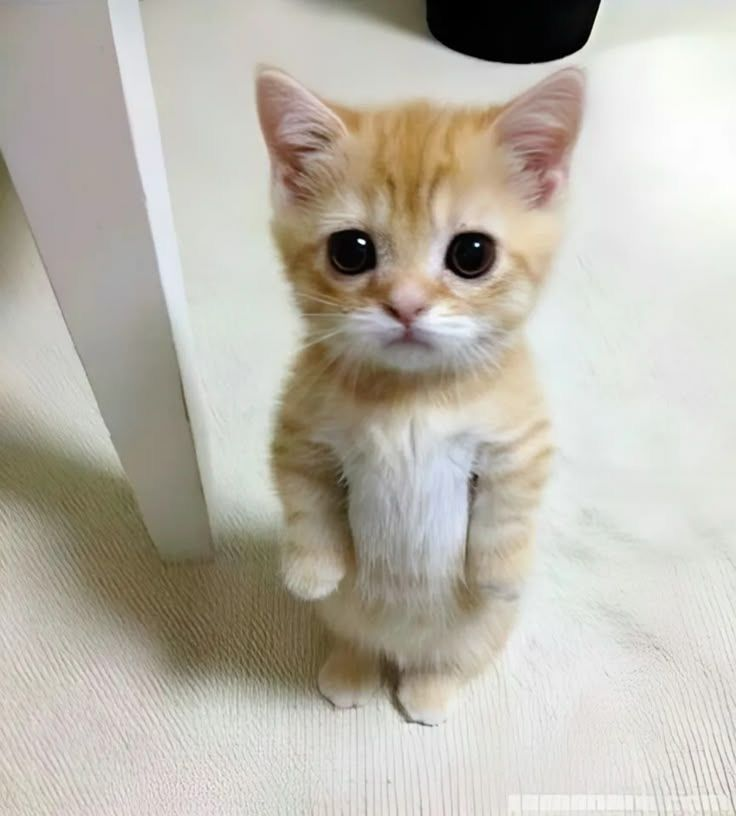
#> input picture kucing.jpg, 736 x 816 px
$ python roberts_edge_detection.py kucing.jpg
#> lines starting #> are read from the running program, lines starting #| are printed output that depends on the picture
#> in main, img is the input picture: shape (816, 736, 3); mean R, G, B 187, 182.4, 171.9


import sys
import os
import imageio.v2 as imageio
import numpy as np
import matplotlib.pyplot as plt


def rgb2gray(img):
    if img.ndim == 2:
        return img.astype(float)
    r, g, b = img[...,0], img[...,1], img[...,2]
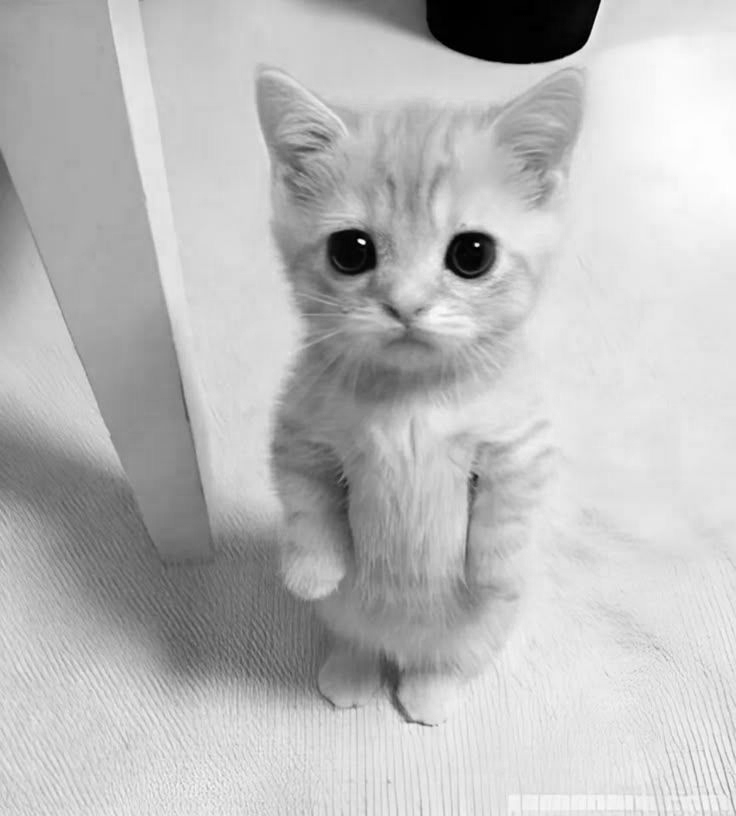
#> r: shape (816, 736); min 0, max 255, mean 187
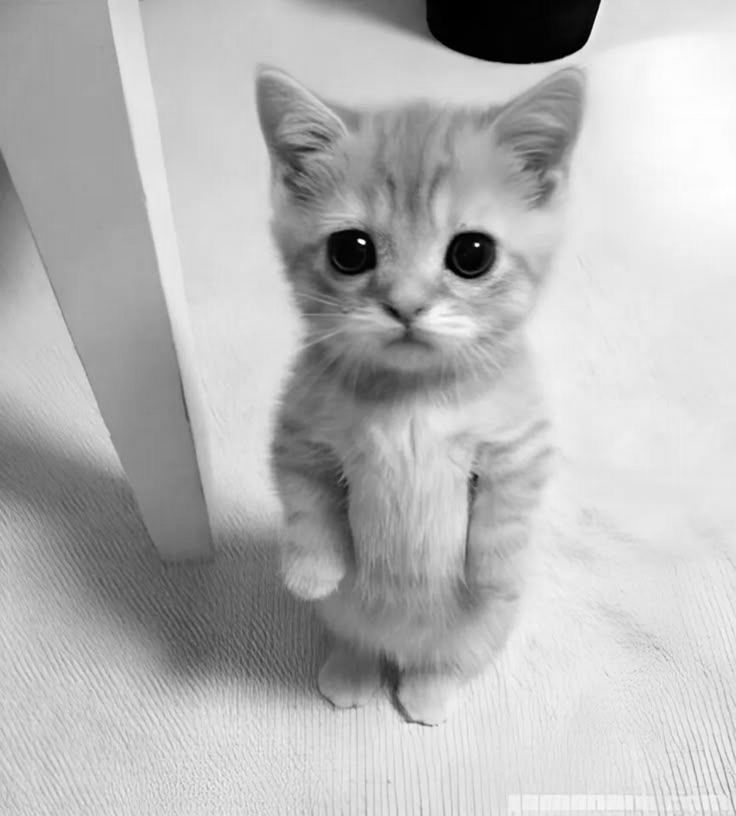
#> g: shape (816, 736); min 0, max 255, mean 182.4
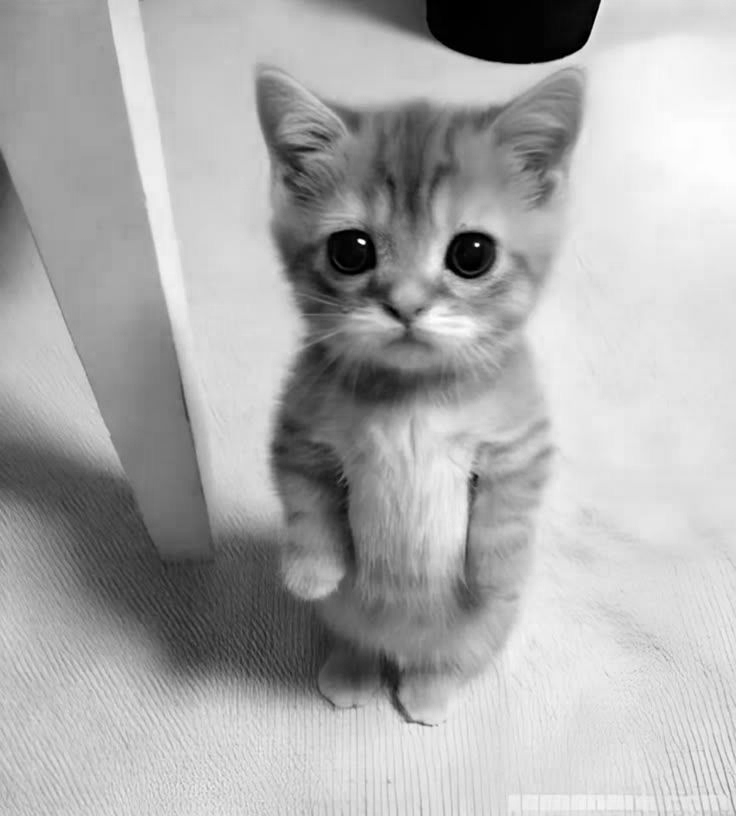
#> b: shape (816, 736); min 0, max 255, mean 171.9
    return (0.2989*r + 0.5870*g + 0.1140*b).astype(float)


def convolve2d(image, kernel):
    ih, iw = image.shape
#> ih = 816; iw = 736
    kh, kw = kernel.shape
    pad_h, pad_w = kh // 2, kw // 2

    kernel = np.flipud(np.fliplr(kernel))
    padded = np.pad(image, ((pad_h, pad_h), (pad_w, pad_w)), mode='constant')
    out = np.zeros_like(image, dtype=float)

    for y in range(ih):
        for x in range(iw):
            region = padded[y:y+kh, x:x+kw]
            out[y, x] = np.sum(region * kernel)
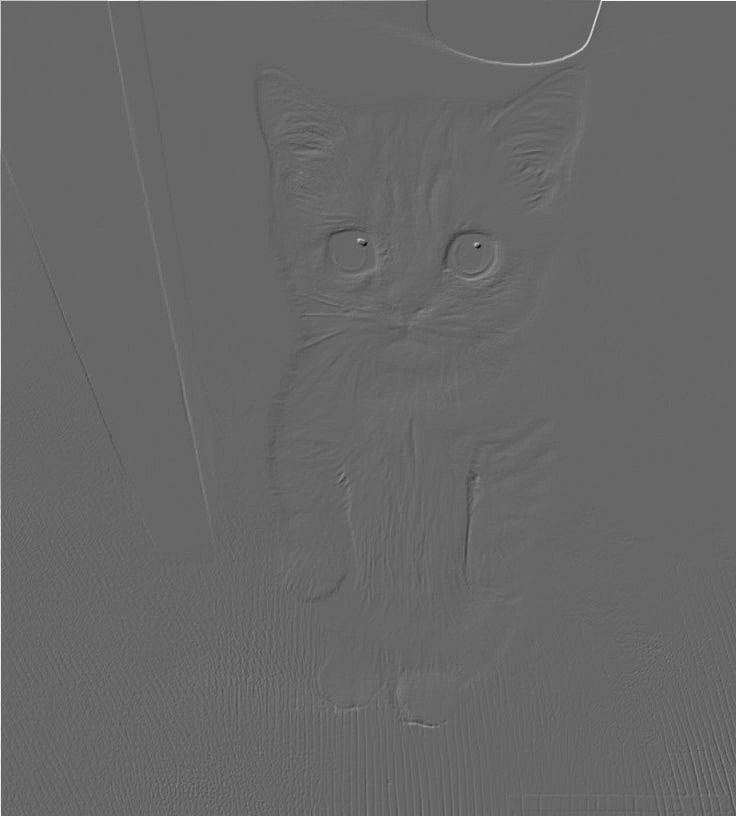
#> out: shape (816, 736) float64; min -160, max 233.9, mean 0.6; drawn with min black and max white

    return out


def roberts_operator(gray):
    Kx = np.array([
        [1, 0],
        [0, -1]
    ], dtype=float)

    Ky = np.array([
        [0, 1],
        [-1, 0]
    ], dtype=float)

    Gx = convolve2d(gray, Kx)
    Gy = convolve2d(gray, Ky)
#> after the loop in convolve2d (call 2), `for y in range(ih):`:
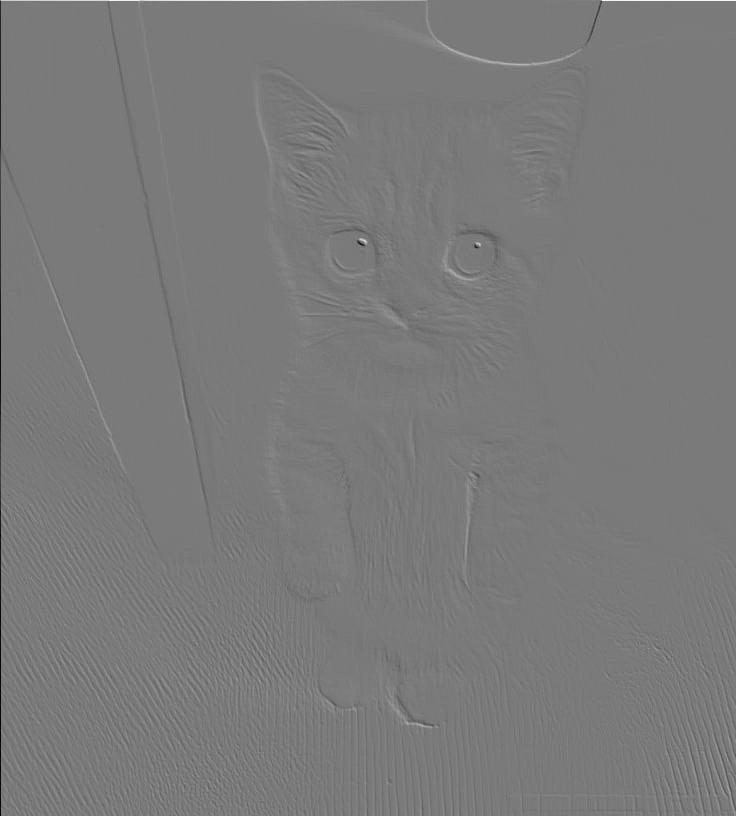
#> out: shape (816, 736) float64; min -216, max 233.9, mean 0; drawn with min black and max white
    magnitude = np.hypot(Gx, Gy)
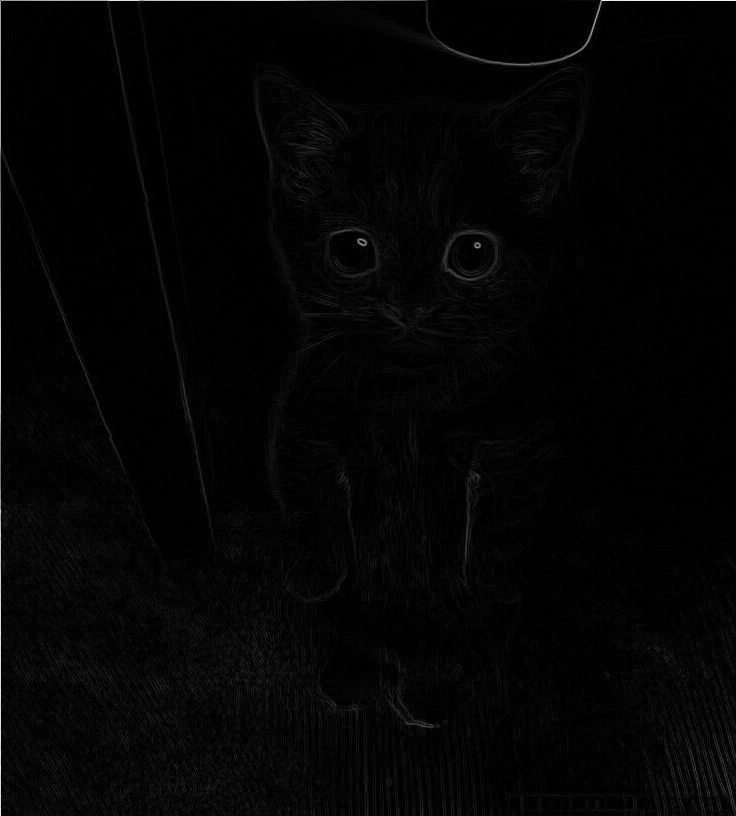
#> magnitude: shape (816, 736) float64; min 0, max 327.3, mean 5.4; drawn with min black and max white
    return Gx, Gy, magnitude


def normalize(img):
    mn, mx = img.min(), img.max()
    if mx == mn:
        return np.zeros_like(img, dtype=np.uint8)
    return ((img - mn) / (mx - mn) * 255).astype(np.uint8)


def main(path):
    img = imageio.imread(path)
    gray = rgb2gray(img)

    Gx, Gy, mag = roberts_operator(gray)

    plt.figure(figsize=(10,4))
    plt.subplot(1,3,1); plt.imshow(gray, cmap="gray"); plt.title("Grayscale"); plt.axis("off")
    plt.subplot(1,3,2); plt.imshow(normalize(mag), cmap="gray"); plt.title("Roberts Magnitude"); plt.axis("off")
    plt.subplot(1,3,3); plt.imshow(normalize(Gy), cmap="gray"); plt.title("Roberts Gy"); plt.axis("off")
    plt.tight_layout()
    plt.show()
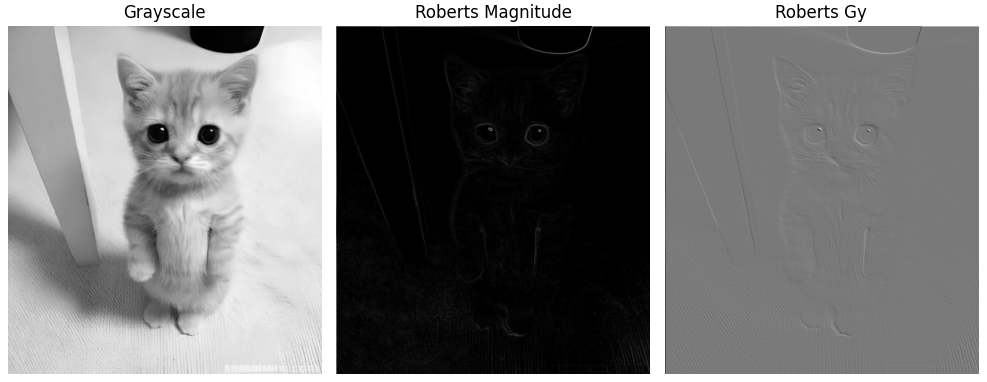
#> figure drawn by matplotlib, 3 panels

    out_path = os.path.splitext(path)[0] + "_roberts.png"
    imageio.imwrite(out_path, normalize(mag))
    print(f"Hasil Roberts disimpan ke: {out_path}")


if __name__ == "__main__":
    if len(sys.argv) < 2:
        print("Usage: python roberts_edge_detection.py <image>")
        sys.exit(1)
    main(sys.argv[1])
